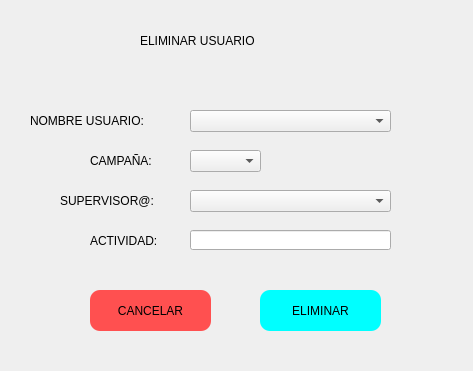
<?xml version="1.0" encoding="UTF-8"?>
<ui version="4.0">
 <class>Form</class>
 <widget class="QWidget" name="Form">
  <property name="geometry">
   <rect>
    <x>0</x>
    <y>0</y>
    <width>473</width>
    <height>371</height>
   </rect>
  </property>
  <property name="windowTitle">
   <string>Form</string>
  </property>
  <property name="styleSheet">
   <string notr="true">QPushButton {background-color: rgb(0, 255, 255);
font: 14pt &quot;Arial&quot;;
border-radius: 10px;
border-width: 2px;
hover: rgb(212, 255, 252)
}

QPushButton:hover {
background-color: rgb(100, 255, 255);
}

QPushButton:pressed {
background-color: rgb(27, 198, 186)
}

QLabel{
font: 12pt &quot;Arial&quot;;
}

#cancelDelete {background-color: rgb(255, 80, 80);
font: 14pt &quot;Arial&quot;;
border-radius: 10px;
border-width: 2px;
hover: rgb(212, 255, 252)
}

#cancelDelete:hover {
background-color: rgb(255, 136, 136);
}

#cancelDelete:pressed {
background-color: rgb(186, 3, 3)
}

#welcome_label_analista_calidad{
font: 18pt &quot;Arial&quot;;
}</string>
  </property>
  <widget class="QComboBox" name="supervisor">
   <property name="geometry">
    <rect>
     <x>190</x>
     <y>190</y>
     <width>201</width>
     <height>22</height>
    </rect>
   </property>
  </widget>
  <widget class="QPushButton" name="cancelDelete">
   <property name="geometry">
    <rect>
     <x>90</x>
     <y>290</y>
     <width>121</width>
     <height>41</height>
    </rect>
   </property>
   <property name="text">
    <string>CANCELAR</string>
   </property>
  </widget>
  <widget class="QLabel" name="activityLabel">
   <property name="geometry">
    <rect>
     <x>90</x>
     <y>230</y>
     <width>91</width>
     <height>21</height>
    </rect>
   </property>
   <property name="text">
    <string>ACTIVIDAD:</string>
   </property>
  </widget>
  <widget class="QLabel" name="campainLabel">
   <property name="geometry">
    <rect>
     <x>90</x>
     <y>150</y>
     <width>91</width>
     <height>21</height>
    </rect>
   </property>
   <property name="text">
    <string>CAMPAÑA:</string>
   </property>
  </widget>
  <widget class="QPushButton" name="deleteUser">
   <property name="geometry">
    <rect>
     <x>260</x>
     <y>290</y>
     <width>121</width>
     <height>41</height>
    </rect>
   </property>
   <property name="text">
    <string>ELIMINAR</string>
   </property>
  </widget>
  <widget class="QLabel" name="deleteUserLabel">
   <property name="geometry">
    <rect>
     <x>140</x>
     <y>20</y>
     <width>211</width>
     <height>41</height>
    </rect>
   </property>
   <property name="styleSheet">
    <string notr="true">font: 87 14pt &quot;Arial&quot;;</string>
   </property>
   <property name="text">
    <string>ELIMINAR USUARIO</string>
   </property>
  </widget>
  <widget class="QComboBox" name="campain">
   <property name="geometry">
    <rect>
     <x>190</x>
     <y>150</y>
     <width>71</width>
     <height>22</height>
    </rect>
   </property>
  </widget>
  <widget class="QLineEdit" name="activity">
   <property name="geometry">
    <rect>
     <x>190</x>
     <y>230</y>
     <width>201</width>
     <height>20</height>
    </rect>
   </property>
  </widget>
  <widget class="QLabel" name="usernameLabel">
   <property name="geometry">
    <rect>
     <x>30</x>
     <y>110</y>
     <width>151</width>
     <height>21</height>
    </rect>
   </property>
   <property name="text">
    <string>NOMBRE USUARIO:</string>
   </property>
  </widget>
  <widget class="QLabel" name="superLabel">
   <property name="geometry">
    <rect>
     <x>60</x>
     <y>190</y>
     <width>121</width>
     <height>21</height>
    </rect>
   </property>
   <property name="text">
    <string>SUPERVISOR@:</string>
   </property>
  </widget>
  <widget class="QComboBox" name="username">
   <property name="geometry">
    <rect>
     <x>190</x>
     <y>110</y>
     <width>201</width>
     <height>22</height>
    </rect>
   </property>
  </widget>
 </widget>
 <resources/>
 <connections/>
</ui>
